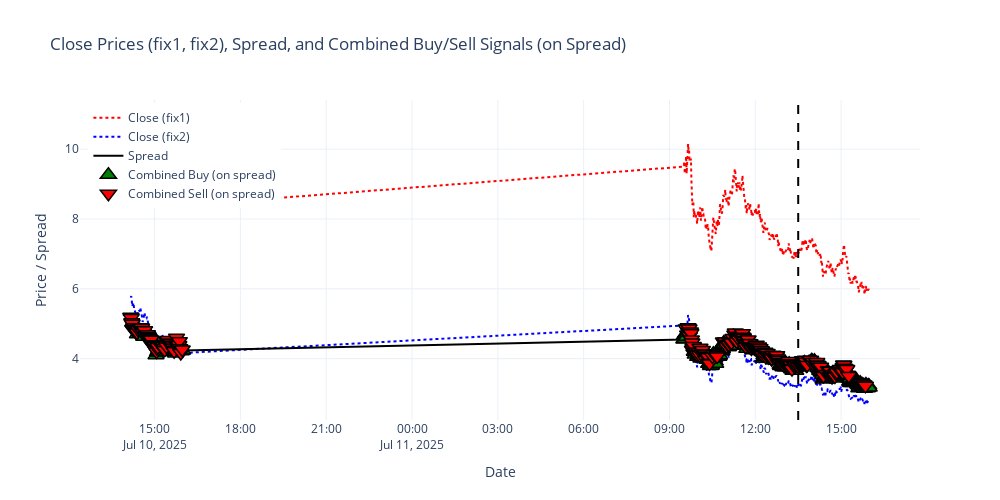

Notebook code cell kept with this figure:
### Code cell
import plotly.graph_objects as go

fig = go.Figure()

# Close price from datafix (main)
fig.add_trace(go.Scatter(
    x=datafix.index, y=datafix["Close"],
    mode='lines', name='Close (fix1)', line=dict(color='red', dash='dot', width=2)
))

# Close price from datafix2
fig.add_trace(go.Scatter(
    x=datafix2.index, y=datafix2["Close"],
    mode='lines', name='Close (fix2)', line=dict(color='blue', width=2, dash='dot')
))

# Spread (from datafix)
fig.add_trace(go.Scatter(
    x=datafix.index, y=datafix["spread"],
    mode='lines', name='Spread', line=dict(color='black', width=2)
))

# Combined buy signals (green upward triangle) ON SPREAD
buy_signals = datafix[datafix["Combined_Signal"] == "buy"]
fig.add_trace(go.Scatter(
    x=buy_signals.index, y=buy_signals["spread"],
    mode='markers', name='Combined Buy (on spread)',
    marker=dict(symbol='triangle-up', color='green', size=14, line=dict(color='black', width=1.5))
))

# Combined sell signals (red downward triangle) ON SPREAD
sell_signals = datafix[datafix["Combined_Signal"] == "sell"]
fig.add_trace(go.Scatter(
    x=sell_signals.index, y=sell_signals["spread"],
    mode='markers', name='Combined Sell (on spread)',
    marker=dict(symbol='triangle-down', color='red', size=14, line=dict(color='black', width=1.5))
))

# Draw prediction start line
split_idx_bar = int(len(datafix) * 0.7)
split_date_bar = datafix.index[split_idx_bar]
fig.add_vline(x=split_date_bar, line=dict(color='black', dash='dash', width=2))

# Layout settings
fig.update_layout(
    title="Close Prices (fix1, fix2), Spread, and Combined Buy/Sell Signals (on Spread)",
    xaxis_title="Date",
    yaxis_title="Price / Spread",
    legend=dict(x=0.01, y=0.99),
    hovermode='x unified',
    template='plotly_white',
    width=1000,
    height=500
)

fig.show()

### Figure 1 — Plotly figure (JSON) as saved in the notebook; plotly's stock layout.template omitted (floating-point values rounded to 4 significant figures; data arrays with more than 128 entries replaced by an {"elided": "..."} marker saying what was removed)
{"data": [{"line": {"color": "red", "dash": "dot", "width": 2}, "mode": "lines", "name": "Close (fix1)", "type": "scatter", "x": {"elided": "500 str values"}, "y": {"elided": "500 float values"}}, {"line": {"color": "blue", "dash": "dot", "width": 2}, "mode": "lines", "name": "Close (fix2)", "type": "scatter", "x": {"elided": "500 str values"}, "y": {"elided": "500 float values"}}, {"line": {"color": "black", "width": 2}, "mode": "lines", "name": "Spread", "type": "scatter", "x": {"elided": "500 str values"}, "y": {"elided": "500 float values"}}, {"marker": {"color": "green", "line": {"color": "black", "width": 1.5}, "size": 14, "symbol": "triangle-up"}, "mode": "markers", "name": "Combined Buy (on spread)", "type": "scatter", "x": {"elided": "206 str values"}, "y": {"elided": "206 float values"}}, {"marker": {"color": "red", "line": {"color": "black", "width": 1.5}, "size": 14, "symbol": "triangle-down"}, "mode": "markers", "name": "Combined Sell (on spread)", "type": "scatter", "x": {"elided": "294 str values"}, "y": {"elided": "294 float values"}}], "layout": {"height": 500, "hovermode": "x unified", "legend": {"x": 0.01, "y": 0.99}, "shapes": [{"line": {"color": "black", "dash": "dash", "width": 2}, "type": "line", "x0": "2025-07-11T13:30:00", "x1": "2025-07-11T13:30:00", "xref": "x", "y0": 0, "y1": 1, "yref": "y domain"}], "title": {"text": "Close Prices (fix1, fix2), Spread, and Combined Buy/Sell Signals (on Spread)"}, "width": 1000, "xaxis": {"title": {"text": "Date"}}, "yaxis": {"title": {"text": "Price / Spread"}}}}
